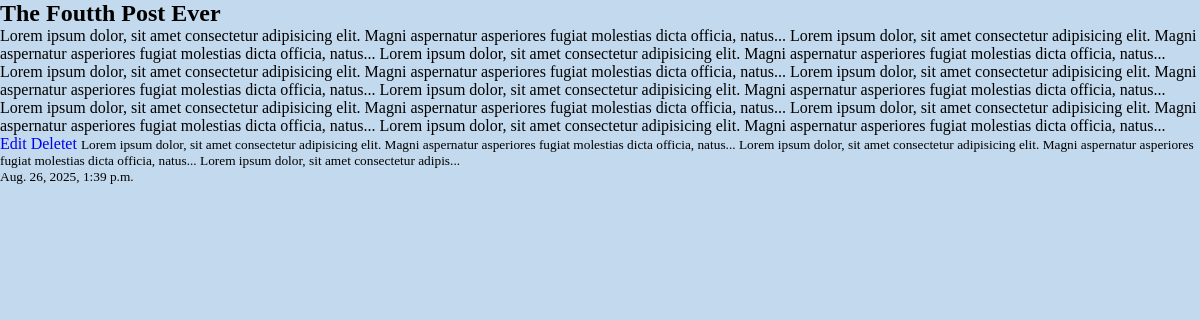
/blog/the-foutth-post-ever/, run on the app's committed database.
### pages/models.py (models this page shows, shortened)
class Post(models.Model):
  title = models.CharField(max_length=100)
  content = models.TextField()
  published_date = models.DateTimeField(auto_now_add=True)
  author = models.ForeignKey(User, on_delete=models.CASCADE)
  slug = models.SlugField(unique=True, blank=True)
  def short_content(self):
    return self.content[:300] + "..."

### pages/views.py (the view)
# urls.py: path('blog/<slug:slug>/', views.post_detail, name='post_detail'),
def post_detail(request, slug):
  post = Post.objects.get(slug=slug)
  return render(request, 'pages/post_detail.html', {'post': post})

### pages/templates/pages/post_detail.html (shortened to what this page needs)
{% load static %}
<link rel="stylesheet" href="{% static 'pages/css/style.css' %}">
{% block content %}
  <h2>{{ post.title }}</h2>
  <p>{{ post.content }}</p>
  <a href="{% url 'edit_post' post.slug %}" class="edit">Edit</a>
  <a href="{% url 'delete_post' post.slug %}">Deletet</a>
<small>{{ post.short_content }}</small>
<small>{{ post.published_date }}</small>
{% endblock  %}

### pages/static/pages/css/style.css (style rules this page uses)
* { box-sizing: border-box; font-family: "poppins"; margin: 0; padding: 0; }
a { text-decoration: none; }

### data on the page
Post: title "The Foutth Post Ever", content "Lorem ipsum dolor, sit amet consectetur adipisicing elit. Magni aspernatur asperiores fugiat molestias dicta officia, natus... Lorem ipsum dolor, sit amet consectetur adipisicing elit. Magni aspernatur asperiores fugiat molestias dicta officia, natus... Lorem ipsum dolor, sit amet consectetur adipisicing elit. Magni aspernatur asperiores fugiat molestias dicta officia, natus... Lorem ipsum dolor, sit amet consectetur adipisicing elit. Magni aspernatur asperiores fugiat molestias dicta officia, natus... Lorem ipsum dolor, sit amet consectetur adipisicing elit. Magni aspernatur asperiores fugiat molestias dicta officia, natus... Lorem ipsum dolor, sit amet consectetur adipisicing elit. Magni…", short_content "Lorem ipsum dolor, sit amet consectetur adipisicing elit. Magni aspernatur asperiores fugiat molestias dicta officia, natus... Lorem ipsum dolor, sit amet consectetur adipisicing elit. Magni aspernatur asperiores fugiat molestias dicta officia, natus... Lorem ipsum dolor, sit amet consectetur adipis...", published_date "Aug. 26, 2025, 1:39 p.m."
